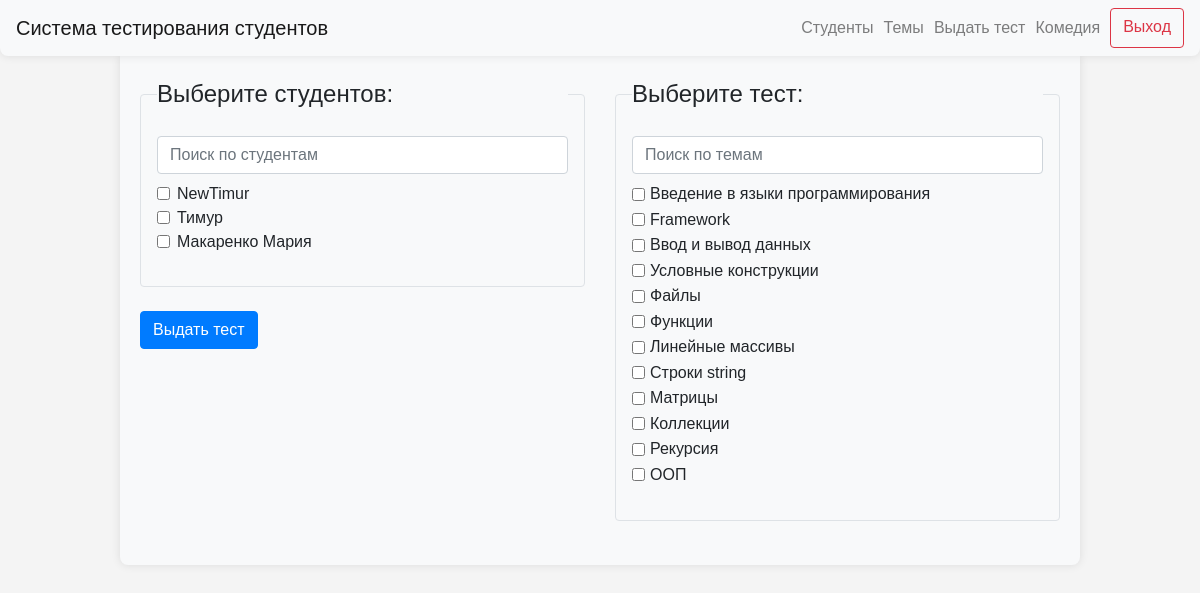
Before: /groups/2/give_test (signed in) with the older database file.
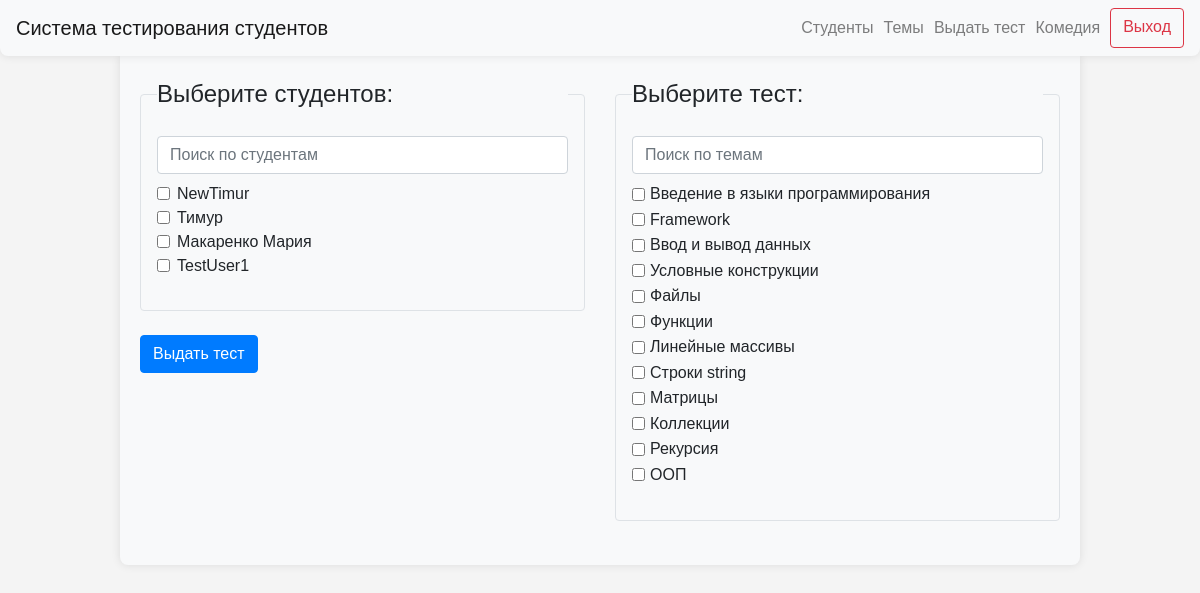
After: the same page with the newer database file.
### data/users.py (models this page shows)
class User(SqlAlchemyBase, UserMixin, SerializerMixin):
    __tablename__ = "users"
    id = sqlalchemy.Column(
        sqlalchemy.Integer,
        primary_key=True,
        autoincrement=True,
    )
    name = sqlalchemy.Column(
        sqlalchemy.String,
        nullable=True,
    )
    group_id = sqlalchemy.Column(
        sqlalchemy.Integer,
        sqlalchemy.ForeignKey(
            "groups.id",
            ondelete="CASCADE",
        ),
        nullable=False,
    )
    date_of_birth = sqlalchemy.Column(
        sqlalchemy.Date,
        nullable=False,
    )
    user_level = sqlalchemy.Column(
        sqlalchemy.String,
        default="student",
    )

### data/topics.py (models this page shows)
class Topic(SqlAlchemyBase, UserMixin, SerializerMixin):
    __tablename__ = "topics"
    id = sqlalchemy.Column(sqlalchemy.Integer,
                           primary_key=True, autoincrement=True)
    name = sqlalchemy.Column(sqlalchemy.String, nullable=True)

### server.py (the view, shortened to what this page needs)
@app.route("/groups/<int:group_id>/give_test", methods=["GET", "POST"])
@login_required
def give_test(group_id):
    if current_user.user_level == "admin":
        db_sess = db_session.create_session()
        students = db_sess.query(User).filter(User.user_level != "admin" and User.group_id == group_id)
        topics = db_sess.query(Topic)
    else:
        abort(403)
    return render_template(
        "give_test.html",
        students=students,
        topics=topics,
        title="Выдача тестов",
        group_id=group_id,
    )

### data/db_session.py (called while the page is built)
def create_session() -> Session:
    global __factory
    return __factory()

### server.py (called while the page is built)
@login_manager.user_loader
def load_user(user_id):
    db_sess = db_session.create_session()
    return db_sess.query(User).get(user_id)

### templates/give_test.html (shortened to what this page needs)
{% extends "base.html" %}
{% block content %}
<form action="/groups/{{ group_id }}/give_test" method="post">
    <div class="row justify-content-center">
        <div class="col-md-6">
            <fieldset class="border p-3 rounded">
                <legend class="form-legend">Выберите студентов:</legend>
                <div class="form-group">
                    <input type="text" class="form-control mb-2" id="student-search" placeholder="Поиск по студентам">
                    {% for student in students %}
                    <div class="form-check student">
                        <input type="checkbox" class="form-check-input" id="student-{{ student.id }}"
                               name="students" value="{{ student.id }}">
                        <label class="form-check-label" for="student-{{ student.id }}">{{ student.name }}</label>
                    </div>
                    {% endfor %}
                </div>
            </fieldset>
            <br>
            <button type="submit" class="btn btn-primary float-end" onclick="return validateSelection()">Выдать
                тест
            </button>
        </div>
        <div class="col-md-6">
            <fieldset class="border p-3 rounded">
                <legend class="form-legend">Выберите тест:</legend>
                <div class="form-group">
                    <input type="text" class="form-control mb-2" id="topic-search" placeholder="Поиск по темам">
                    <ul class="list-unstyled">
                        {% for topic in topics %}
                        <li class="topic">
                            <div class="form-check form-check-inline">
                                <input type="checkbox" class="form-check-input" id="topic-{{ topic.id }}" name="topics"
                                       value="{{ topic.id }}">
                                <label class="form-check-label" for="topic-{{ topic.id }}">{{ topic.name }}</label>
                            </div>
                        </li>
                        {% endfor %}
                    </ul>
                </div>
            </fieldset>
            <br>
        </div>
    </div>
</form>
{% endblock %}

Changed rows visible on the page:
added User: name "TestUser1"
